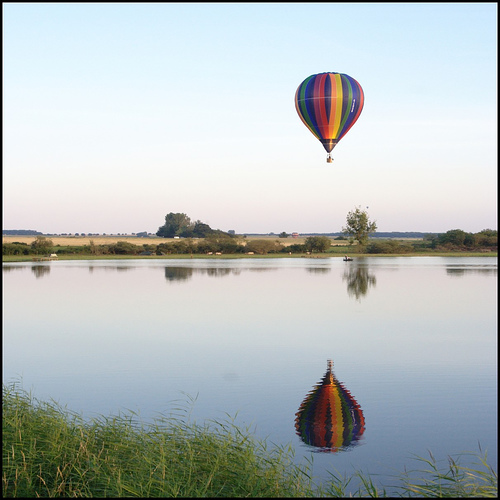
#> input picture validation/images/1.png, 500 x 500 px
$ python test.py images/1.png   (older library calls are emulated)
#> lines starting #> are read from the running program, lines starting #| are printed output that depends on the picture
import sys

from tqdm import trange
import numpy as np
from imageio import imread, imwrite
from scipy.ndimage.filters import convolve

def crop_c(img, diff):
    for i in trange(diff):
        img = carve_column(img)

    return img

def crop_r(img, diff):
    img = np.rot90(img, 1, (0, 1))
    img = crop_c(img, diff)
    img = np.rot90(img, 3, (0, 1))
    return img

def carve_column(img):
    r, c, _ = img.shape

    M, backtrack = minimum_seam(img)
    mask = np.ones((r, c), dtype=np.bool)

    j = np.argmin(M[-1]) # min cost
    for i in reversed(range(r)):
        mask[i, j] = False
        j = backtrack[i, j]

    mask = np.stack([mask] * 3, axis=2)
    img = img[mask].reshape((r, c - 1, 3))
    return img

def minimum_seam(img):
    r, c, _ = img.shape
    energy_map = calc_energy(img)

    M = energy_map.copy()
    backtrack = np.zeros_like(M, dtype=np.int)

    for i in range(1, r):
        for j in range(0, c):
            # Handle the left edge of the image, to ensure we don't index a -1
            if j == 0:
                idx = np.argmin(M[i-1, j:j + 2])
                backtrack[i, j] = idx + j
                min_energy = M[i-1, idx + j]
            else:
                idx = np.argmin(M[i - 1, j - 1:j + 2])
                backtrack[i, j] = idx + j - 1
                min_energy = M[i - 1, idx + j - 1]

            M[i, j] += min_energy

    return M, backtrack

def test_pad_img(img, fname):
    r = img[:,:,0]
    g = img[:,:,1]
    b = img[:,:,2]
    padded_r = np.pad(r, 1, mode='constant')
    padded_g = np.pad(g, 1, mode='constant')
    padded_b = np.pad(b, 1, mode='constant')

    with open(fname, "w") as f:
        for img in [padded_r, padded_g, padded_b]:
            h, w = img.shape
            for i in range(h):
                for j in range(w):
                    f.write(str(int(img[i, j])) + " ")
                f.write("\n")
            f.write("\n")

def calc_energy(img):
    """
    Modified energy map calculation.

    Calculates energy with Sobel filter on each channel then sums them.
    """
    img = img.astype('float32')

    R = img[:,:,0]
    G = img[:,:,1]
    B = img[:,:,2]

    filter_du = np.array([
        [1.0, 2.0, 1.0],
        [0.0, 0.0, 0.0],
        [-1.0, -2.0, -1.0],
    ])

    filter_dv = np.array([
        [1.0, 0.0, -1.0],
        [2.0, 0.0, -2.0],
        [1.0, 0.0, -1.0],
    ])

    # Sobel filter
    Gx = np.array([[1, 0, -1], [2, 0, -2], [1, 0, -1]])
    Gy = np.array([[1, 2, 1], [0, 0, 0], [-1, -2, -1]])
    convolved_r = np.absolute(convolve(R, filter_dv, mode='constant', cval=0)) + np.absolute(convolve(R, filter_du, mode='constant', cval=0))
    convolved_g = np.absolute(convolve(G, filter_dv, mode='constant', cval=0)) + np.absolute(convolve(G, filter_du, mode='constant', cval=0))
    convolved_b = np.absolute(convolve(B, filter_dv, mode='constant', cval=0)) + np.absolute(convolve(B, filter_du, mode='constant', cval=0))

    energy_map = convolved_r + convolved_g + convolved_b

    return energy_map

def test_calc_energy(img, fname):
    """
    Modified energy map calculation.

    Calculates energy with Sobel filter on each channel then sums them.
    """
    img = img.astype('float32')

    R = img[:,:,0]
    G = img[:,:,1]
    B = img[:,:,2]

    filter_du = np.array([
        [1.0, 2.0, 1.0],
        [0.0, 0.0, 0.0],
        [-1.0, -2.0, -1.0],
    ])

    filter_dv = np.array([
        [1.0, 0.0, -1.0],
        [2.0, 0.0, -2.0],
        [1.0, 0.0, -1.0],
    ])

    # Sobel filter
    Gx = np.array([[1, 0, -1], [2, 0, -2], [1, 0, -1]])
    Gy = np.array([[1, 2, 1], [0, 0, 0], [-1, -2, -1]])
    convolved_r = np.absolute(convolve(R, filter_dv, mode='constant', cval=0)) + np.absolute(convolve(R, filter_du, mode='constant', cval=0))
    convolved_g = np.absolute(convolve(G, filter_dv, mode='constant', cval=0)) + np.absolute(convolve(G, filter_du, mode='constant', cval=0))
    convolved_b = np.absolute(convolve(B, filter_dv, mode='constant', cval=0)) + np.absolute(convolve(B, filter_du, mode='constant', cval=0))

    energy_map = convolved_r + convolved_g + convolved_b

    h, w = energy_map.shape
    with open(fname, "w") as f:
        for i in range(h):
            for j in range(w):
                f.write(str(int(energy_map[i, j])) + " ")
            f.write("\n")
        f.write("\n")


    return energy_map

def test_min_seam(img, is_vertical, fname):
    if is_vertical:
        M, backtrack = minimum_seam(img)
        min_cost = M[-1, np.argmin(M[-1])]
    else:
        rotated = np.rot90(img, 1, (0, 1))
        M, backtrack = minimum_seam(rotated)
        min_cost = M[-1, np.argmin(M[-1])]
    with open(fname, "w") as f:
        f.write(str(int(min_cost)) + "\n")

def test_seam_carving(img, is_vertical, diff, fname):
    if is_vertical:
        out = crop_c(img, diff)
    else:
        out = crop_r(img, diff)
    r = out[:,:,0]
    g = out[:,:,1]
    b = out[:,:,2]

    with open(fname, "w") as f:
        for img in [r, g, b]:
            h, w = img.shape
            for i in range(h):
                for j in range(w):
                    f.write(str(int(img[i, j])) + " ")
                f.write("\n")
            f.write("\n")

def main():
    if len(sys.argv) != 2:
        print('usage: test.py <image_in>', file=sys.stderr)
        sys.exit(1)

    in_filename = sys.argv[1]

    img = imread(in_filename)
#> img is the input picture: shape (500, 500, 3); mean R, G, B 182.6, 189.4, 189.3

    # test pad image
    test_pad_img(img, "unit_tests/out_reference/padding.txt")
#> in test_pad_img, `padded_b = np.pad(b, 1, mode='constant')`:
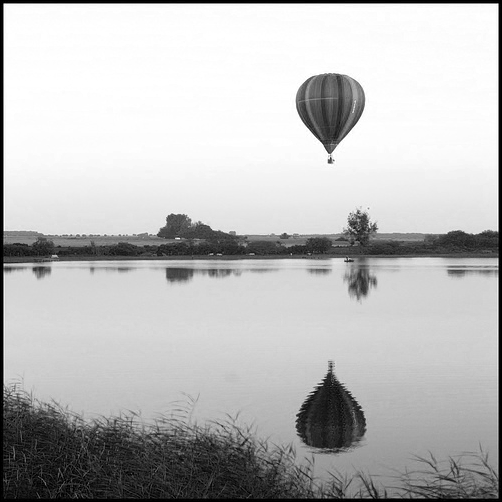
#> padded_b: shape (502, 502); min 0, max 255, mean 187.8
#> the loop in test_pad_img, `for img in [padded_r, padded_g, padded_b]:` made 3 passes

    # test energy map
    test_calc_energy(img, "unit_tests/out_reference/energy_map.txt")

    # test min seam - vertical
    test_min_seam(img, True, "unit_tests/out_reference/min_seam_cost_v.txt")
#> after the loop in minimum_seam, `for i in range(1, r):`:
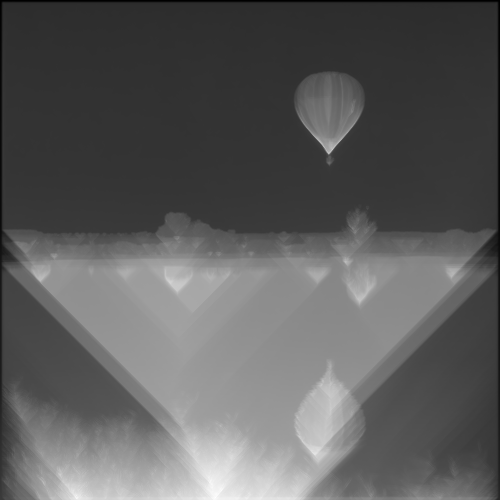
#> M: shape (500, 500) float32; min 0, max 33204, mean 12014.4; drawn with min black and max white
#> after the loop in minimum_seam, `for i in range(1, r):`:
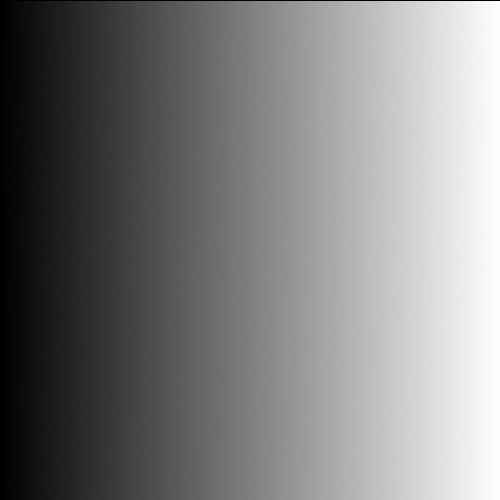
#> backtrack: shape (500, 500) int64; min 0, max 499, mean 249; drawn with min black and max white
#> in test_min_seam, `min_cost = M[-1, np.argmin(M[-1])]`: min_cost = 5254

    # test min seam - horizontal
    test_min_seam(img, False, "unit_tests/out_reference/min_seam_cost_h.txt")
#> in calc_energy (call 2), `B = img[:,:,2]`:
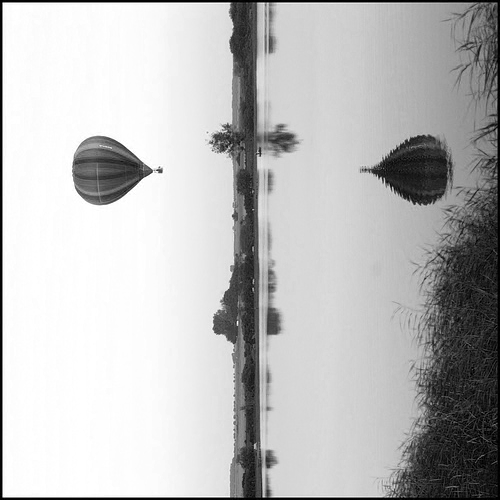
#> B: shape (500, 500) float32; min 0, max 255, mean 189.3
#> in calc_energy (call 2), `convolved_b = np.absolute(convolve(B, filter_dv, mode='constant', cval..`:
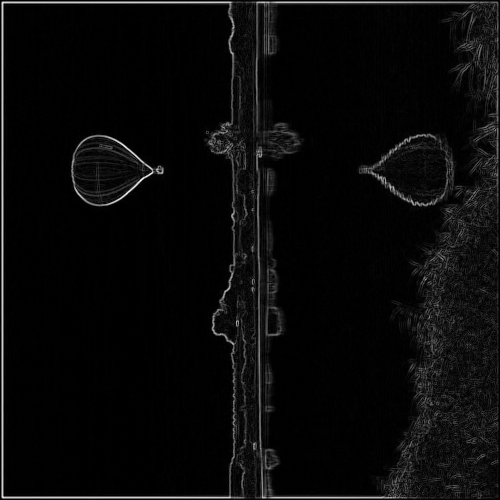
#> convolved_b: shape (500, 500) float32; min 0, max 1262, mean 49.4; drawn with min black and max white
#> after the loop in minimum_seam (call 2), `for i in range(1, r):`:
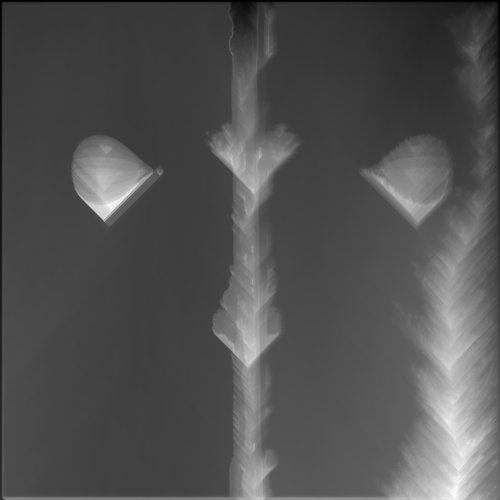
#> M: shape (500, 500) float32; min 0, max 27254, mean 8748.5; drawn with min black and max white

    # test seam carving - remove 1 vertical seam
    test_seam_carving(img, True, 1, "unit_tests/out_reference/seam_carved_1.txt")
#> the loop in crop_c, `for i in trange(diff):` made 1 pass
#> the loop in test_seam_carving, `for img in [r, g, b]:` made 3 passes

    # test seam carving - remove 1 horizontal seam
    img = imread(in_filename)
    test_seam_carving(img, False, 1, "unit_tests/out_reference/seam_carved_2.txt")
#> the loop in crop_c (call 2), `for i in trange(diff):` made 1 pass
#> the loop in test_seam_carving (call 2), `for img in [r, g, b]:` made 3 passes

    # test seam carving - remove 2 vertical seams
    img = imread(in_filename)
    test_seam_carving(img, True, 2, "unit_tests/out_reference/seam_carved_3.txt")
#> call 3 of test_seam_carving, with is_vertical = True, diff = 2
#> in test_seam_carving (call 3), `r = out[:,:,0]`:
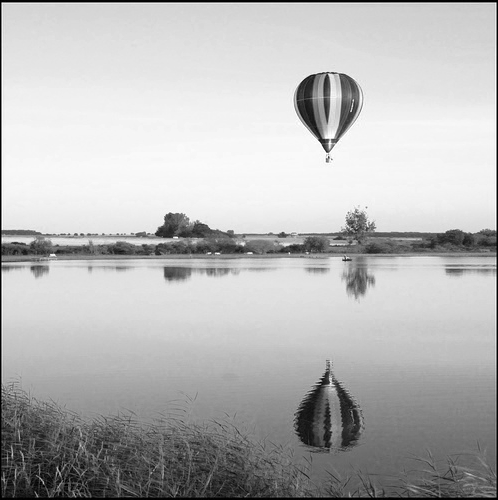
#> r: shape (500, 498); min 0, max 255, mean 183.3
#> the loop in test_seam_carving (call 3), `for img in [r, g, b]:` made 3 passes

    # test seam carving - remove 2 horizontal seams
    img = imread(in_filename)
    test_seam_carving(img, False, 2, "unit_tests/out_reference/seam_carved_4.txt")

if __name__ == '__main__':
    main()

$ run again, on validation/images/11.png
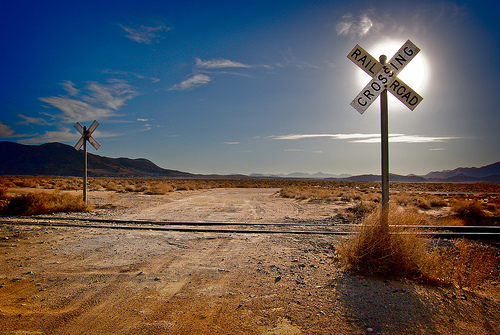
#> input picture validation/images/11.png, 500 x 335 px
#> in main, img is the input picture: shape (335, 500, 3); mean R, G, B 97.8, 91.6, 90.7
#> the loop in test_pad_img, `for img in [padded_r, padded_g, padded_b]:` made 3 passes
#> in test_min_seam, `min_cost = M[-1, np.argmin(M[-1])]`: min_cost = 32782
#> after the loop in minimum_seam (call 2), `for i in range(1, r):`:
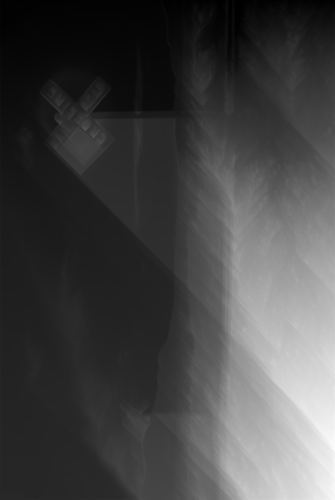
#> M: shape (500, 335) float32; min 26, max 73526, mean 20096.3; drawn with min black and max white
#> the loop in crop_c, `for i in trange(diff):` made 1 pass
#> the loop in test_seam_carving, `for img in [r, g, b]:` made 3 passes
#> the loop in crop_c (call 2), `for i in trange(diff):` made 1 pass
#> the loop in test_seam_carving (call 2), `for img in [r, g, b]:` made 3 passes
#> the loop in crop_c (call 4), `for i in trange(diff):` made 2 passes
#> pass 2, in calc_energy (call 8), `G = img[:,:,1]`:
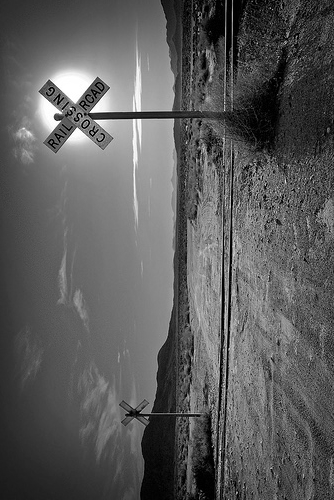
#> G: shape (500, 334) float32; min 0, max 255, mean 91.7

$ run again, on validation/images/12.png
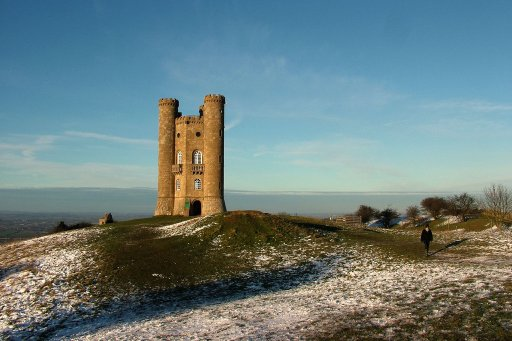
#> input picture validation/images/12.png, 512 x 341 px
#> in main, img is the input picture: shape (341, 512, 3); mean R, G, B 107.8, 127.8, 128.4
#> the loop in test_pad_img, `for img in [padded_r, padded_g, padded_b]:` made 3 passes
#> in test_min_seam, `min_cost = M[-1, np.argmin(M[-1])]`: min_cost = 24368
#> after the loop in minimum_seam (call 2), `for i in range(1, r):`:
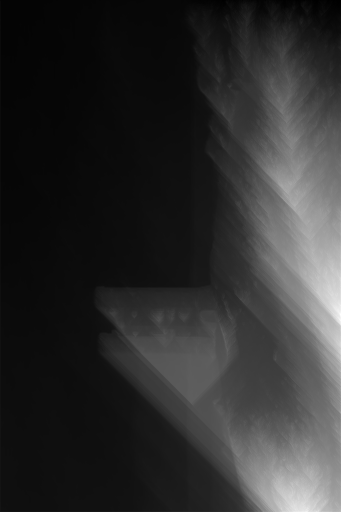
#> M: shape (512, 341) float32; min 342, max 68624, mean 12784.3; drawn with min black and max white
#> the loop in crop_c, `for i in trange(diff):` made 1 pass
#> the loop in test_seam_carving, `for img in [r, g, b]:` made 3 passes
#> the loop in crop_c (call 2), `for i in trange(diff):` made 1 pass
#> the loop in test_seam_carving (call 2), `for img in [r, g, b]:` made 3 passes
#> the loop in crop_c (call 4), `for i in trange(diff):` made 2 passes
#> pass 2, in calc_energy (call 8), `G = img[:,:,1]`:
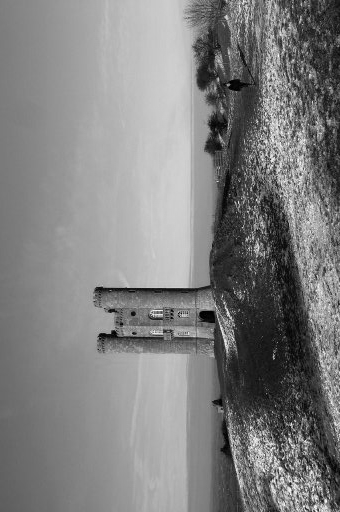
#> G: shape (512, 340) float32; min 0, max 253, mean 127.9
